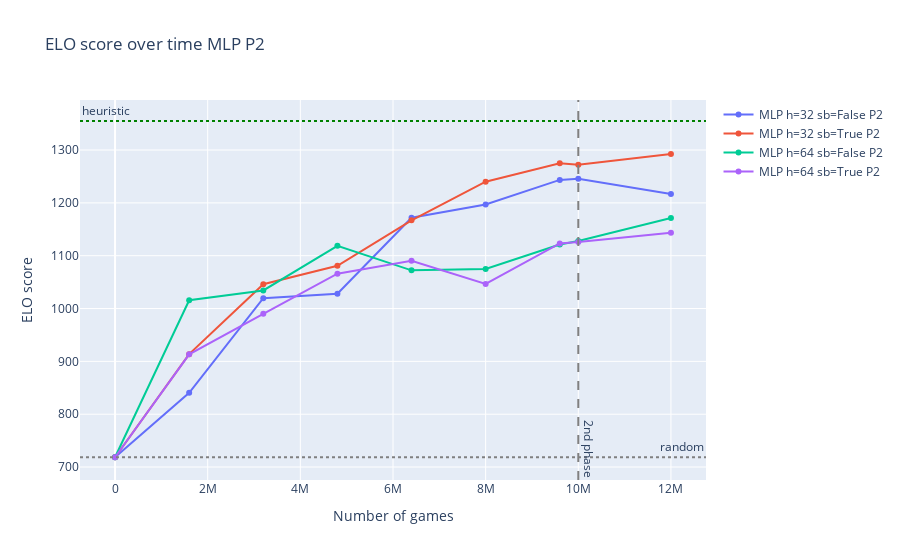
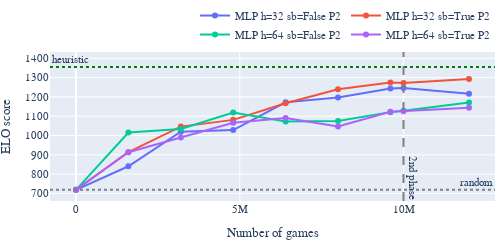
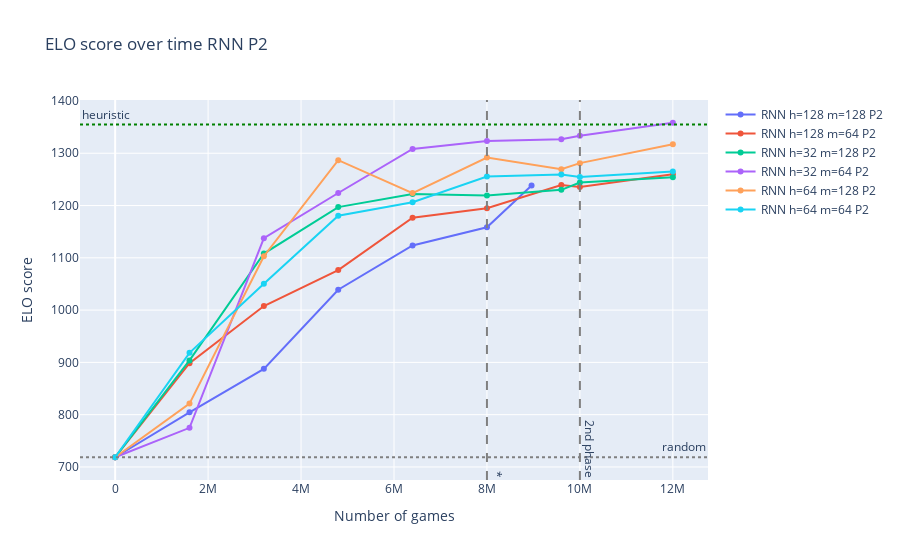
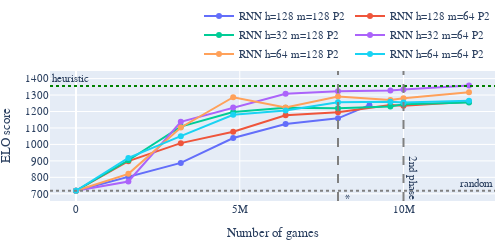

These figures' notebook cell, in order:
### Code cell
fig_nn_p2 = go.Figure()
fig_rnn_p2 = go.Figure()
fig_rnn_p1 = go.Figure()
for name, group in plots_elos.groupby('model_bad_name'):    
    group.loc[-1] = [1000000, 718.526895, 'random', 'random', 0]
    group = group.sort_values(by=['step'])

    if name == 'COMM RNN h=128 m=128 P2':
        group = group.drop([11,12])
        group.iloc[-1]['step'] = 151040000

    name = name.replace('COMM ', '')
    
    if 'RNN' in name and 'P1' in name:
        fig = fig_rnn_p1
    elif 'RNN' in name and 'P2' in name:
        fig = fig_rnn_p2
    elif 'NN' in name and 'P2' in name:
        fig = fig_nn_p2
   
    if name == 'random' or name == 'heuristic':
        continue
   

    display_name = name
    if 'RNN' not in display_name:
        display_name = display_name.replace('NN', 'MLP')
        display_name = display_name.replace('sample_batch', 'sb')
  
    fig.add_trace(go.Scatter(x=group['step']/16, y=group['elo'], name=display_name))
   

fig_nn_p2.add_hline(y=718.526895, line_dash="dot", line_color="gray", annotation_text='random')
fig_nn_p2.add_hline(y=1354.971987, line_dash="dot", line_color="green", annotation_text='heuristic', annotation_position="top left")
fig_nn_p2.add_vline(x=10000000, line_dash="dash", line_color="gray", annotation_text='2nd phase', annotation_position="bottom right", annotation_textangle = 90,)
fig_nn_p2.update_layout(title=f'ELO score over time MLP P2', xaxis_title='Number of games', yaxis_title='ELO score')
fig_nn_p2.show()
save_fig(fig_nn_p2, 'com_elo_mlp_p2')

fig_rnn_p2.add_hline(y=718.526895, line_dash="dot", line_color="gray", annotation_text='random')
fig_rnn_p2.add_hline(y=1354.971987, line_dash="dot", line_color="green", annotation_text='heuristic', annotation_position="top left")

fig_rnn_p2.add_vline(x=8000000, line_dash="dash", line_color="gray", annotation_text='*', annotation_position="bottom right", annotation_textangle = 90)
fig_rnn_p2.add_vline(x=10000000, line_dash="dash", line_color="gray", annotation_text='2nd phase', annotation_position="bottom right", annotation_textangle = 90)
fig_rnn_p2.update_layout(title=f'ELO score over time RNN P2', xaxis_title='Number of games', yaxis_title='ELO score')
fig_rnn_p2.show()
save_fig(fig_rnn_p2, 'com_elo_rnn_p2')

fig_rnn_p1.add_hline(y=718.526895, line_dash="dot", line_color="gray", annotation_text='random')
fig_rnn_p1.add_hline(y=1354.971987, line_dash="dot", line_color="green", annotation_text='heuristic', annotation_position="top left")
fig_rnn_p1.update_layout(title=f'ELO score over time MLP P1', xaxis_title='Number of games', yaxis_title='ELO score')
fig_rnn_p1.show()
save_fig(fig_rnn_p1, 'com_elo_rnn_p1')

### Figure 1 — Plotly figure (JSON) as saved in the notebook; plotly's stock layout.template omitted (floating-point values rounded to 4 significant figures)
{"data": [{"name": "MLP h=32 sb=False P2", "type": "scatter", "x": [0, 1600000, 3200000, 4800000, 6400000, 8000000, 9600000, 10000000, 12000000], "y": [718.5, 840.4, 1020.0, 1028.0, 1172.0, 1197.0, 1243.0, 1246.0, 1217.0]}, {"name": "MLP h=32 sb=True P2", "type": "scatter", "x": [0, 1600000, 3200000, 4800000, 6400000, 8000000, 9600000, 10000000, 12000000], "y": [718.5, 913.7, 1046.0, 1081.0, 1167.0, 1240.0, 1275.0, 1272.0, 1293.0]}, {"name": "MLP h=64 sb=False P2", "type": "scatter", "x": [0, 1600000, 3200000, 4800000, 6400000, 8000000, 9600000, 10000000, 12000000], "y": [718.5, 1016.0, 1034.0, 1119.0, 1072.0, 1075.0, 1121.0, 1128.0, 1172.0]}, {"name": "MLP h=64 sb=True P2", "type": "scatter", "x": [0, 1600000, 3200000, 4800000, 6400000, 8000000, 9600000, 10000000, 12000000], "y": [718.5, 913.4, 990.0, 1066.0, 1090.0, 1047.0, 1123.0, 1126.0, 1143.0]}], "layout": {"annotations": [{"showarrow": false, "text": "random", "x": 1, "xanchor": "right", "xref": "x domain", "y": 718.5, "yanchor": "bottom", "yref": "y"}, {"showarrow": false, "text": "heuristic", "x": 0, "xanchor": "left", "xref": "x domain", "y": 1355.0, "yanchor": "bottom", "yref": "y"}, {"showarrow": false, "text": "2nd phase", "textangle": 90, "x": 10000000, "xanchor": "left", "xref": "x", "y": 0, "yanchor": "bottom", "yref": "y domain"}], "shapes": [{"line": {"color": "gray", "dash": "dot"}, "type": "line", "x0": 0, "x1": 1, "xref": "x domain", "y0": 718.5, "y1": 718.5, "yref": "y"}, {"line": {"color": "green", "dash": "dot"}, "type": "line", "x0": 0, "x1": 1, "xref": "x domain", "y0": 1355.0, "y1": 1355.0, "yref": "y"}, {"line": {"color": "gray", "dash": "dash"}, "type": "line", "x0": 10000000, "x1": 10000000, "xref": "x", "y0": 0, "y1": 1, "yref": "y domain"}], "title": {"text": "ELO score over time MLP P2"}, "xaxis": {"title": {"text": "Number of games"}}, "yaxis": {"title": {"text": "ELO score"}}}}

### Figure 2 — Plotly figure (JSON) as saved in the notebook; plotly's stock layout.template omitted (floating-point values rounded to 4 significant figures)
{"data": [{"name": "MLP h=32 sb=False P2", "type": "scatter", "x": [0, 1600000, 3200000, 4800000, 6400000, 8000000, 9600000, 10000000, 12000000], "y": [718.5, 840.4, 1020.0, 1028.0, 1172.0, 1197.0, 1243.0, 1246.0, 1217.0]}, {"name": "MLP h=32 sb=True P2", "type": "scatter", "x": [0, 1600000, 3200000, 4800000, 6400000, 8000000, 9600000, 10000000, 12000000], "y": [718.5, 913.7, 1046.0, 1081.0, 1167.0, 1240.0, 1275.0, 1272.0, 1293.0]}, {"name": "MLP h=64 sb=False P2", "type": "scatter", "x": [0, 1600000, 3200000, 4800000, 6400000, 8000000, 9600000, 10000000, 12000000], "y": [718.5, 1016.0, 1034.0, 1119.0, 1072.0, 1075.0, 1121.0, 1128.0, 1172.0]}, {"name": "MLP h=64 sb=True P2", "type": "scatter", "x": [0, 1600000, 3200000, 4800000, 6400000, 8000000, 9600000, 10000000, 12000000], "y": [718.5, 913.4, 990.0, 1066.0, 1090.0, 1047.0, 1123.0, 1126.0, 1143.0]}], "layout": {"annotations": [{"showarrow": false, "text": "random", "x": 1, "xanchor": "right", "xref": "x domain", "y": 718.5, "yanchor": "bottom", "yref": "y"}, {"showarrow": false, "text": "heuristic", "x": 0, "xanchor": "left", "xref": "x domain", "y": 1355.0, "yanchor": "bottom", "yref": "y"}, {"showarrow": false, "text": "2nd phase", "textangle": 90, "x": 10000000, "xanchor": "left", "xref": "x", "y": 0, "yanchor": "bottom", "yref": "y domain"}], "font": {"family": "Serif", "size": 11}, "height": 220, "legend": {"orientation": "h", "title": {"text": ""}, "x": 1, "xanchor": "right", "y": 1.02, "yanchor": "bottom"}, "margin": {"b": 1, "l": 5, "r": 5, "t": 1}, "shapes": [{"line": {"color": "gray", "dash": "dot"}, "type": "line", "x0": 0, "x1": 1, "xref": "x domain", "y0": 718.5, "y1": 718.5, "yref": "y"}, {"line": {"color": "green", "dash": "dot"}, "type": "line", "x0": 0, "x1": 1, "xref": "x domain", "y0": 1355.0, "y1": 1355.0, "yref": "y"}, {"line": {"color": "gray", "dash": "dash"}, "type": "line", "x0": 10000000, "x1": 10000000, "xref": "x", "y0": 0, "y1": 1, "yref": "y domain"}], "showlegend": true, "title": {"text": ""}, "width": 500, "xaxis": {"title": {"text": "Number of games"}}, "yaxis": {"nticks": 12, "title": {"text": "ELO score"}}}}

### Figure 3 — Plotly figure (JSON) as saved in the notebook; plotly's stock layout.template omitted (floating-point values rounded to 4 significant figures)
{"data": [{"name": "RNN h=128 m=128 P2", "type": "scatter", "x": [0, 1600000, 3200000, 4800000, 6400016, 8000016, 8960000], "y": [718.5, 804.4, 887.6, 1039.0, 1124.0, 1158.0, 1238.0]}, {"name": "RNN h=128 m=64 P2", "type": "scatter", "x": [0, 1600000, 3200000, 4800000, 6400000, 8000000, 9600000, 10000000, 12000000], "y": [718.5, 898.5, 1008.0, 1077.0, 1177.0, 1195.0, 1239.0, 1235.0, 1260.0]}, {"name": "RNN h=32 m=128 P2", "type": "scatter", "x": [0, 1600000, 3200000, 4800000, 6400000, 8000000, 9600000, 10000000, 12000000], "y": [718.5, 903.8, 1108.0, 1197.0, 1222.0, 1219.0, 1230.0, 1244.0, 1254.0]}, {"name": "RNN h=32 m=64 P2", "type": "scatter", "x": [0, 1600000, 3200000, 4800000, 6400000, 8000000, 9600000, 10000000, 12000000], "y": [718.5, 774.8, 1138.0, 1224.0, 1308.0, 1323.0, 1327.0, 1333.0, 1358.0]}, {"name": "RNN h=64 m=128 P2", "type": "scatter", "x": [0, 1600000, 3200000, 4800000, 6400000, 8000000, 9600000, 10000000, 12000000], "y": [718.5, 821.2, 1103.0, 1287.0, 1224.0, 1292.0, 1270.0, 1281.0, 1317.0]}, {"name": "RNN h=64 m=64 P2", "type": "scatter", "x": [0, 1600000, 3200000, 4800000, 6400000, 8000000, 9600000, 10000000, 12000000], "y": [718.5, 918.3, 1050.0, 1181.0, 1206.0, 1255.0, 1259.0, 1254.0, 1265.0]}], "layout": {"annotations": [{"showarrow": false, "text": "random", "x": 1, "xanchor": "right", "xref": "x domain", "y": 718.5, "yanchor": "bottom", "yref": "y"}, {"showarrow": false, "text": "heuristic", "x": 0, "xanchor": "left", "xref": "x domain", "y": 1355.0, "yanchor": "bottom", "yref": "y"}, {"showarrow": false, "text": "*", "textangle": 90, "x": 8000000, "xanchor": "left", "xref": "x", "y": 0, "yanchor": "bottom", "yref": "y domain"}, {"showarrow": false, "text": "2nd phase", "textangle": 90, "x": 10000000, "xanchor": "left", "xref": "x", "y": 0, "yanchor": "bottom", "yref": "y domain"}], "shapes": [{"line": {"color": "gray", "dash": "dot"}, "type": "line", "x0": 0, "x1": 1, "xref": "x domain", "y0": 718.5, "y1": 718.5, "yref": "y"}, {"line": {"color": "green", "dash": "dot"}, "type": "line", "x0": 0, "x1": 1, "xref": "x domain", "y0": 1355.0, "y1": 1355.0, "yref": "y"}, {"line": {"color": "gray", "dash": "dash"}, "type": "line", "x0": 8000000, "x1": 8000000, "xref": "x", "y0": 0, "y1": 1, "yref": "y domain"}, {"line": {"color": "gray", "dash": "dash"}, "type": "line", "x0": 10000000, "x1": 10000000, "xref": "x", "y0": 0, "y1": 1, "yref": "y domain"}], "title": {"text": "ELO score over time RNN P2"}, "xaxis": {"title": {"text": "Number of games"}}, "yaxis": {"title": {"text": "ELO score"}}}}

### Figure 4 — Plotly figure (JSON) as saved in the notebook; plotly's stock layout.template omitted (floating-point values rounded to 4 significant figures)
{"data": [{"name": "RNN h=128 m=128 P2", "type": "scatter", "x": [0, 1600000, 3200000, 4800000, 6400016, 8000016, 8960000], "y": [718.5, 804.4, 887.6, 1039.0, 1124.0, 1158.0, 1238.0]}, {"name": "RNN h=128 m=64 P2", "type": "scatter", "x": [0, 1600000, 3200000, 4800000, 6400000, 8000000, 9600000, 10000000, 12000000], "y": [718.5, 898.5, 1008.0, 1077.0, 1177.0, 1195.0, 1239.0, 1235.0, 1260.0]}, {"name": "RNN h=32 m=128 P2", "type": "scatter", "x": [0, 1600000, 3200000, 4800000, 6400000, 8000000, 9600000, 10000000, 12000000], "y": [718.5, 903.8, 1108.0, 1197.0, 1222.0, 1219.0, 1230.0, 1244.0, 1254.0]}, {"name": "RNN h=32 m=64 P2", "type": "scatter", "x": [0, 1600000, 3200000, 4800000, 6400000, 8000000, 9600000, 10000000, 12000000], "y": [718.5, 774.8, 1138.0, 1224.0, 1308.0, 1323.0, 1327.0, 1333.0, 1358.0]}, {"name": "RNN h=64 m=128 P2", "type": "scatter", "x": [0, 1600000, 3200000, 4800000, 6400000, 8000000, 9600000, 10000000, 12000000], "y": [718.5, 821.2, 1103.0, 1287.0, 1224.0, 1292.0, 1270.0, 1281.0, 1317.0]}, {"name": "RNN h=64 m=64 P2", "type": "scatter", "x": [0, 1600000, 3200000, 4800000, 6400000, 8000000, 9600000, 10000000, 12000000], "y": [718.5, 918.3, 1050.0, 1181.0, 1206.0, 1255.0, 1259.0, 1254.0, 1265.0]}], "layout": {"annotations": [{"showarrow": false, "text": "random", "x": 1, "xanchor": "right", "xref": "x domain", "y": 718.5, "yanchor": "bottom", "yref": "y"}, {"showarrow": false, "text": "heuristic", "x": 0, "xanchor": "left", "xref": "x domain", "y": 1355.0, "yanchor": "bottom", "yref": "y"}, {"showarrow": false, "text": "*", "textangle": 90, "x": 8000000, "xanchor": "left", "xref": "x", "y": 0, "yanchor": "bottom", "yref": "y domain"}, {"showarrow": false, "text": "2nd phase", "textangle": 90, "x": 10000000, "xanchor": "left", "xref": "x", "y": 0, "yanchor": "bottom", "yref": "y domain"}], "font": {"family": "Serif", "size": 11}, "height": 220, "legend": {"orientation": "h", "title": {"text": ""}, "x": 1, "xanchor": "right", "y": 1.02, "yanchor": "bottom"}, "margin": {"b": 1, "l": 5, "r": 5, "t": 1}, "shapes": [{"line": {"color": "gray", "dash": "dot"}, "type": "line", "x0": 0, "x1": 1, "xref": "x domain", "y0": 718.5, "y1": 718.5, "yref": "y"}, {"line": {"color": "green", "dash": "dot"}, "type": "line", "x0": 0, "x1": 1, "xref": "x domain", "y0": 1355.0, "y1": 1355.0, "yref": "y"}, {"line": {"color": "gray", "dash": "dash"}, "type": "line", "x0": 8000000, "x1": 8000000, "xref": "x", "y0": 0, "y1": 1, "yref": "y domain"}, {"line": {"color": "gray", "dash": "dash"}, "type": "line", "x0": 10000000, "x1": 10000000, "xref": "x", "y0": 0, "y1": 1, "yref": "y domain"}], "showlegend": true, "title": {"text": ""}, "width": 500, "xaxis": {"title": {"text": "Number of games"}}, "yaxis": {"nticks": 12, "title": {"text": "ELO score"}}}}
